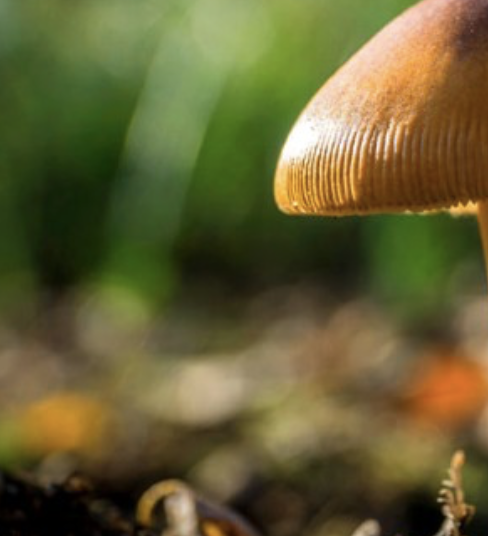
#> input picture D1/Images/Mush/1.jpg, 488 x 536 px; its folder holds 3 pictures in this run
$ python autostich.py
#> lines starting #> are read from the running program, lines starting #| are printed output that depends on the picture
import cv2
import glob
import os
from matplotlib import pyplot as plt
import numpy as num

class SIFTImage:
    def __init__(self, image, keypoints, descriptors):
        self.image = image
        self.keypoints = keypoints
        self.descriptors = descriptors

# 1. Match Features

#The first step is to extract features from the images, and automatically establish feature correspondences between image pairs.

# The starting point is an unordered set of N images. The objective of this step is to extract features from each image,
# and establish which (if any) of the N-1 other images contain a sufficient number of good matches so as to indicate that
# the two images partially overlap. You can use any feature that you prefer (e.g. ORB, SIFT, SURF) or some combination thereof.
# You will need to develop a match metric that can be used to discriminate between good and bad image matches. For example,
# this match metric could take the number of matching features between images into account, as well as the quality of their
# match. Keep in mind that each image will only overlap with a small number of other images in the set, so ideally this match
# metric will score high for the images that do have overlap, and low otherwise.

mySIFTInstance = cv2.SIFT_create()

imagePath = os.path.expanduser('~/Autostich-Maly/D1/Images/Mush/*.jpg')  #CAN CHANGE DEPENDING ON TEST IMAGES

images = [cv2.imread(file) for file in glob.glob(imagePath)]
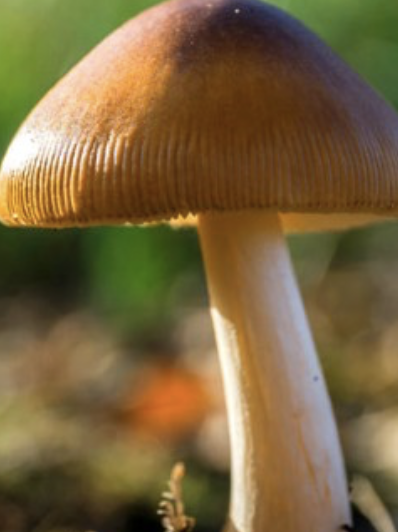
#> input picture D1/Images/Mush/2.jpg, 398 x 532 px
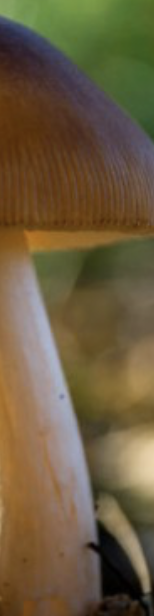
#> input picture D1/Images/Mush/3.jpg, 154 x 616 px
#> images = 3 items


siftImages = []

for image in images:
    (keypoints, descriptors) = mySIFTInstance.detectAndCompute(image, None)

    siftImage = SIFTImage(
        image,
        keypoints,
        descriptors
    )

    siftImages.append(siftImage)
#> this loop made 3 passes
#> after the loop, siftImages = 3 items

testSiftImage = siftImages[0].image
#> testSiftImage is the input picture: shape (536, 488, 3); mean B, G, R 52.2, 95.1, 100.4
testSiftImageKeyPoint = siftImages[0].keypoints
#> testSiftImageKeyPoint = 232 keypoints; strongest (x, y, size): (322, 142, 63), (472, 207, 8.8), (182, 508, 18.2), (440, 500, 3.2)

imageHeight, imageWidth, imageChannels = testSiftImage.shape
#> imageHeight = 536; imageWidth = 488; imageChannels = 3
blankImage = num.zeros((imageHeight, imageWidth, imageChannels), num.uint8)
testSiftImageOutput = cv2.drawKeypoints(testSiftImage, testSiftImageKeyPoint, blankImage)
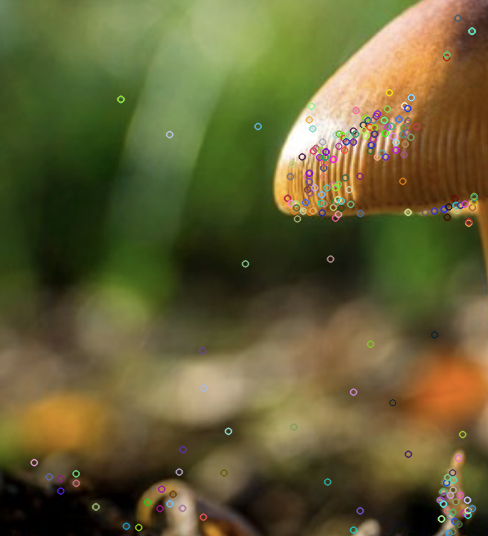
#> testSiftImageOutput: shape (536, 488, 3); mean B, G, R 53.2, 95.3, 100.1
plt.imshow(testSiftImageOutput)


#this stores an array of comparisons that have aalready been performed
#in order to prevent 'b' being tested with 'a', if 'a' had already been tested with 'b'
testedImagePairs = []


# 2. Estimate Transformation

#The second step is to use these correspondences to estimate transformations between each image, and establish the most likely transformations between the image pairs.

# For those image pairs that have a high enough match metric score from Step 1, calculate the transformation between them.


# 3. Merge Images

# The third step is to apply these transformations to compose a single merged composite image from all images.

# Apply the transformations calculated in Step 2, and create and store a single merged image from the N images in the set.
# Apply both geometric and radiometric transformations, so that the resulting merged image appears relatively seamless.
